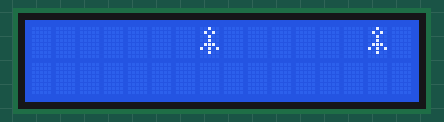
The sketch below on a simulated Arduino Uno, built with avr-gcc and run on an emulated ATmega328P. Parts: 16×2 character LCD.

Above: at 0.1 s.
At 1.1 s:
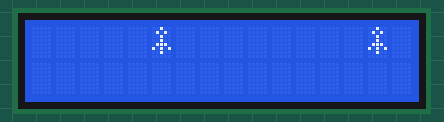
At 2.1 s:
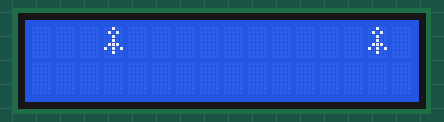
At 4.6 s:
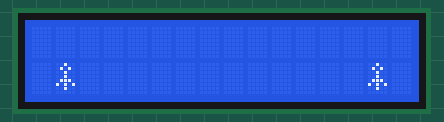
At 6.7 s:
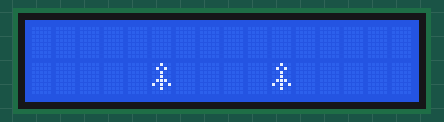
At 8.7 s:
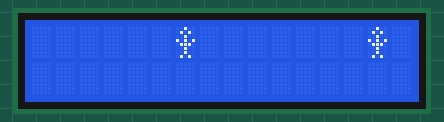

Measured:
- by itself, everything shown: repeats every 8.0 s, in 17 steps
- what the display in image 1 shows lasts 0.5 s, from 1.1 s to 1.6 s

The sketch:

sketch_Lcd_Up_Down_Arms.ino
```cpp
#include <LiquidCrystal.h>

const int rs = 12, en = 11, d4 = 5, d5 = 4, d6 = 3, d7 = 2;

LiquidCrystal lcd(rs, en, d4, d5, d6, d7);

byte armsdown[8] = {

  0b00100,
  0b01010,
  0b00100,
  0b00100,
  0b01110,
  0b10101,
  0b00100,
};
byte armsup[8] = {

  0b00100,
  0b01010,
  0b00100,
  0b10101,
  0b01110,
  0b00100,
  0b00100,
  0b01010,

};

void setup() {

  // put your seup code here, to run once:

  lcd.begin(16, 2);

  lcd.createChar(0, armsdown);

  lcd.createChar(1, armsup);
}

void loop() {

  // put your main code here, to run repeatedly

  for (int i = 7; i > -1; i--) {

    if (i % 2 == 0) {

      lcd.setCursor(i, 0);

      lcd.write(byte(1));

      lcd.setCursor(15 - 1, 0);

      lcd.write(byte(1));

      delay(500);

      lcd.clear();

    } else {

      lcd.setCursor(i, 0);

      lcd.write(byte(0));

      lcd.setCursor(15 - 1, 0);

      lcd.write(byte(0));

      delay(500);

      lcd.clear();
    }
  }
  for (int i = 0; i < 8; i ++) {
    if (i % 2 == 0) {
      lcd.setCursor(i, 1);

      lcd.write(byte(1));

      lcd.setCursor(15 - i, 1);

      lcd.write(byte(1));

      delay(500);

      lcd.clear();
    } else {

      lcd.setCursor(i, 1);

      lcd.write(byte(0));

      lcd.setCursor(15 - i, 1);
      lcd.write(byte(0));
      delay(500);
      lcd.clear();
    }
  }
}
```
